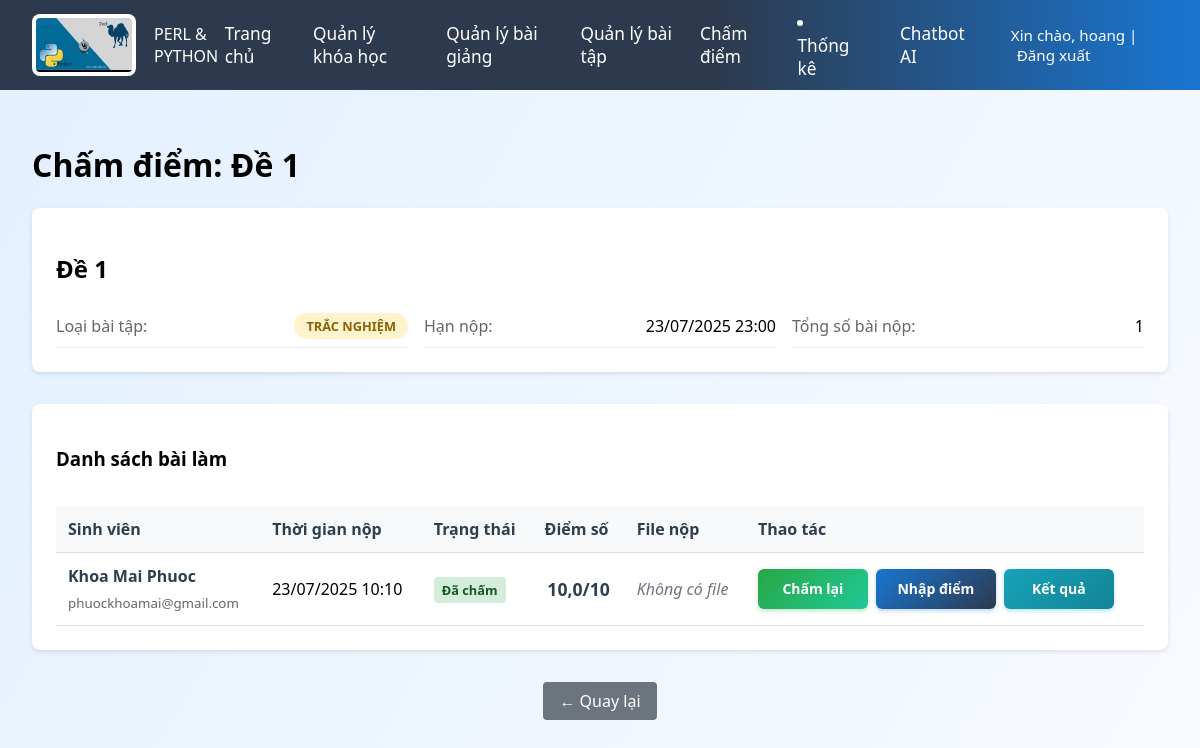
Screenshot of /chi-tiet-bai-tap/10/ (signed in) with the database file from the repository.
### teacherapp/models.py (models this page shows, shortened)
class BaiTap(models.Model):
    LOAI_BAITAP_CHOICES = [
        ('code', 'Lập trình (Python/Perl)'),
        ('quiz', 'Trắc nghiệm'),
    ]
    tieu_de = models.CharField("Tiêu đề", max_length=255)
    mo_ta = models.TextField("Mô tả")
    loai_baitap = models.CharField("Loại bài tập", max_length=10, choices=LOAI_BAITAP_CHOICES)
    han_nop = models.DateTimeField("Hạn nộp")
    nguoi_tao = models.ForeignKey(User, on_delete=models.CASCADE, verbose_name="Người tạo")
    khoa_hoc = models.ForeignKey('Course', on_delete=models.CASCADE, related_name='bai_tap_list', verbose_name="Khóa học", null=True, blank=True)
    ngay_tao = models.DateTimeField("Ngày tạo", auto_now_add=True)

class BaiLam(models.Model):
    sinh_vien = models.ForeignKey(User, on_delete=models.CASCADE, related_name='bai_lam')
    bai_tap = models.ForeignKey(BaiTap, on_delete=models.CASCADE, related_name='bai_lam')
    thoi_gian_nop = models.DateTimeField(auto_now_add=True)
    diem_so = models.FloatField(null=True, blank=True)
    da_cham = models.BooleanField(default=False)
    nhan_xet = models.TextField(null=True, blank=True)  # Nhận xét của giáo viên
    dap_an_json = models.JSONField(null=True, blank=True)  # Lưu đáp án sinh viên chọn
    so_cau_dung = models.IntegerField(null=True, blank=True)  # Số câu trả lời đúng
    tong_so_cau = models.IntegerField(null=True, blank=True)  # Tổng số câu hỏi
    code_nop = models.TextField(null=True, blank=True)  # Code sinh viên nộp
    file_nop = models.FileField(upload_to='bai_lam/', null=True, blank=True)  # File nộp (.py, .zip, etc.)
    ket_qua_test = models.JSONField(null=True, blank=True)  # Kết quả chạy test
    so_test_pass = models.IntegerField(null=True, blank=True)  # Số test case pass
    tong_so_test = models.IntegerField(null=True, blank=True)  # Tổng số test case
    class Meta:
        unique_together = ['sinh_vien', 'bai_tap']
        verbose_name = 'Bài Làm'
        verbose_name_plural = 'Bài Làm'

### teacherapp/views.py (the view)
# urls.py: path('chi-tiet-bai-tap/<int:bai_tap_id>/', views.chi_tiet_bai_tap, name='chi_tiet_bai_tap'),
@login_required
def chi_tiet_bai_tap(request, bai_tap_id):
    try:
        account = Account.objects.get(username=request.user.username)
        if not account.is_teacher:
            return redirect('student_home')
    except Account.DoesNotExist:
        return redirect('signin')
    bai_tap = get_object_or_404(BaiTap, id=bai_tap_id, nguoi_tao=request.user)
    bai_lam_list = BaiLam.objects.filter(bai_tap=bai_tap).select_related('sinh_vien').order_by('-thoi_gian_nop')
    for bai_lam in bai_lam_list:
        if bai_lam.file_nop:
            import os
            bai_lam.file_name = os.path.basename(bai_lam.file_nop.name)
        else:
            bai_lam.file_name = None
    context = {
        'bai_tap': bai_tap,
        'bai_lam_list': bai_lam_list,
        'title': f'Chấm điểm: {bai_tap.tieu_de}'
    }
    return render(request, 'teacher_page/chi_tiet_bai_tap.html', context)

### templates/teacher_page/chi_tiet_bai_tap.html (shortened to what this page needs)
{% extends 'teacher_page/gv_base.html' %}
{% load static %}
{% block extra_css %}
<link rel="stylesheet" href="{% static 'css/teacher/cham_diem.css' %}">
{% endblock %}
{% block content %}
<div class="container">
    <h1>{{ title }}</h1>
    <div class="assignment-info">
        <h2>{{ bai_tap.tieu_de }}</h2>
        <div class="info-grid">
            <div class="info-item">
                <label>Loại bài tập:</label>
                <span class="assignment-type {% if bai_tap.loai_baitap == 'code' %}code{% else %}quiz{% endif %}">
                    {% if bai_tap.loai_baitap == 'code' %}Lập trình{% else %}Trắc nghiệm{% endif %}
                </span>
            </div>
            <div class="info-item">
                <label>Hạn nộp:</label>
                <span>{{ bai_tap.han_nop|date:"d/m/Y H:i" }}</span>
            </div>
            <div class="info-item">
                <label>Tổng số bài nộp:</label>
                <span>{{ bai_lam_list|length }}</span>
            </div>
        </div>
    </div>
    <div class="submissions-list">
        <h3>Danh sách bài làm</h3>
        {% if bai_lam_list %}
        <div class="table-responsive">
            <table class="submissions-table">
                <thead>
                    <tr>
                        <th>Sinh viên</th>
                        <th>Thời gian nộp</th>
                        <th>Trạng thái</th>
                        <th>Điểm số</th>
                        <th>File nộp</th>
                        <th>Thao tác</th>
                    </tr>
                </thead>
                <tbody>
                    {% for bai_lam in bai_lam_list %}
                    <tr>
                        <td>
                            <div class="student-info">
                                <strong>{{ bai_lam.sinh_vien.get_full_name|default:bai_lam.sinh_vien.username }}</strong>
                                <small>{{ bai_lam.sinh_vien.email }}</small>
                            </div>
                        </td>
                        <td>{{ bai_lam.thoi_gian_nop|date:"d/m/Y H:i" }}</td>
                        <td>
                            <span class="status {% if bai_lam.da_cham %}graded{% else %}pending{% endif %}">
                                {% if bai_lam.da_cham %}Đã chấm{% else %}Chưa chấm{% endif %}
                            </span>
                        </td>
                        <td>
                            <span class="score">
                                {% if bai_lam.da_cham %}
                                    <strong>{{ bai_lam.diem_so|floatformat:1 }}/10</strong>
                                {% else %}
                                    <span class="no-score">--</span>
                                {% endif %}
                            </span>
                        </td>
                        <td>
                            {% if bai_lam.file_nop %}
                                <a href="{% url 'download_file' bai_lam.id %}" class="btn btn-sm btn-outline-primary" title="Tải xuống file">
                                    {% if bai_lam.file_name|slice:"-3:" == ".py" %}
                                    {% elif bai_lam.file_name|slice:"-4:" == ".zip" %}
                                    {% elif bai_lam.file_name|slice:"-4:" == ".rar" %}
                                    {% elif bai_lam.file_name|slice:"-4:" == ".pdf" %}
                                    {% elif bai_lam.file_name|slice:"-4:" == ".doc" or bai_lam.file_name|slice:"-5:" == ".docx" %}
                                    {% else %}
                                    {% endif %} {{ bai_lam.file_name }}
                                </a>
                            {% else %}
                                <span class="text-muted">Không có file</span>
                            {% endif %}
                        </td>
                        <td>
                            <div class="action-buttons">
                                {% if bai_tap.loai_baitap == 'quiz' %}
                                    <button class="btn btn-sm btn-primary action-btn" onclick="chamBaiTracNghiem({{ bai_lam.id }})">
                                        {% if bai_lam.da_cham %}Chấm lại{% else %}Chấm điểm{% endif %}
                                    </button>
                                {% else %}
                                    <button class="btn btn-sm btn-primary action-btn" onclick="chamBaiLapTrinh({{ bai_lam.id }})">
                                        {% if bai_lam.da_cham %}Chấm lại{% else %}Chấm điểm{% endif %}
                                    </button>
                                {% endif %}
                                <button class="btn btn-sm btn-warning action-btn" onclick="nhapDiem({{ bai_lam.id }}, '{{ bai_lam.diem_so|default:0 }}', '{{ bai_lam.nhan_xet|default:""|escapejs }}')">
                                    Nhập điểm
                                </button>
                                <a href="{% url 'ket_qua_cham_diem' bai_lam.id %}" class="btn btn-sm btn-info action-btn">
                                    Kết quả
                                </a>
                            </div>
                        </td>
                    </tr>
                    {% endfor %}
                </tbody>
            </table>
        </div>
        {% else %}
        <div class="empty-state">
            <p>Chưa có sinh viên nào nộp bài.</p>
        </div>
        {% endif %}
    </div>
    <div class="back-actions">
        <a href="{% url 'cham_diem' %}" class="btn btn-back">← Quay lại</a>
    </div>
</div>
{% endblock %}

### templates/teacher_page/gv_base.html (shortened to what this page needs)
{% load static %}
<!DOCTYPE html>
<html lang="vi">
<head>
    {% block extra_css %}{% endblock %}
    <link rel="stylesheet" href="{% static 'css/gv_header.css' %}">
</head>
<body>
    <header class="header">
        <div class="logo">
            <img src="{% static 'image/headerIcon.jpg' %}" alt="DTU Logo">
            <span class="gv-title">PERL & PYTHON</span>
        </div>
        <nav class="nav">
            <a href="{% url 'teacher_home' %}">Trang chủ</a>
           <a href="{% url 'course_management' %}">Quản lý khóa học</a>
            <a href="{% url 'lecture_list' %}">Quản lý bài giảng</a>
            <a href="{% url 'assignment_list' %}">Quản lý bài tập</a>
            <a href="{% url 'cham_diem' %}">Chấm điểm</a>
            <li><a href="{% url 'thong_ke_bao_cao' %}">Thống kê</a></li>
            <a href="{% url 'AIapp:ai_page' %}">Chatbot AI</a>
            <span class="lang">
                Xin chào, {{ user.first_name }} |
                <a href="{% url 'signout' %}">Đăng xuất</a>
            </span>
        </nav>
    </header>
    <main class="content">
        {% block content %}{% endblock %}
    </main>
</body>
</html>

### static/css/teacher/cham_diem.css (style rules this page uses)
.container { max-width: 1200px; margin: 0 auto; padding: 2rem; }
.assignment-type { padding: 0.25rem 0.75rem; border-radius: 20px; font-size: 0.8rem; font-weight: bold; text-transform: uppercase; }
.assignment-type.quiz { background: #fff3cd; color: #856404; }
.assignment-info { background: white; padding: 1.5rem; border-radius: 8px; box-shadow: 0 2px 4px rgba(0,0,0,0.1); margin-bottom: 2rem; }
.info-grid { display: grid; grid-template-columns: repeat(auto-fit, minmax(200px, 1fr)); gap: 1rem; margin-top: 1rem; }
.info-item { display: flex; justify-content: space-between; align-items: center; padding: 0.5rem 0; border-bottom: 1px solid #eee; }
.info-item label { font-weight: 500; color: #666; }
.submissions-list { background: white; padding: 1.5rem; border-radius: 8px; box-shadow: 0 2px 4px rgba(0,0,0,0.1); margin-bottom: 2rem; }
.table-responsive { overflow-x: auto; }
.submissions-table { width: 100%; border-collapse: collapse; margin-top: 1rem; }
.submissions-table th, .submissions-table td { padding: 0.75rem; text-align: left; border-bottom: 1px solid #ddd; }
.submissions-table th { background: #f8f9fa; font-weight: 600; color: #2c3e50; }
.student-info strong { display: block; margin-bottom: 0.25rem; color: #2c3e50; }
.student-info small { color: #666; }
.status { padding: 0.25rem 0.5rem; border-radius: 4px; font-size: 0.8rem; font-weight: bold; }
.status.graded { background: #d4edda; color: #155724; }
.score { font-weight: bold; font-size: 1.1rem; color: #2c3e50; }
.action-buttons { display: flex; gap: 0.5rem; flex-wrap: wrap; }
.btn { padding: 0.5rem 1rem; border: none; border-radius: 4px; cursor: pointer; text-decoration: none; display: inline-block; font-weight: 500; transition: all 0.3s ease; }
.btn-primary { background: #3498db; color: white; }
.btn-sm { padding: 0.25rem 0.5rem; font-size: 0.8rem; }
.back-actions { text-align: center; margin-top: 2rem; }
.btn-back { background: #6c757d; color: white; text-decoration: none; padding: 0.5rem 1rem; border-radius: 4px; display: inline-block; }
.score { display: flex; flex-direction: column; align-items: center; text-align: center; }
.text-muted { color: #6c757d !important; font-style: italic; }
.btn-warning { background: linear-gradient(135deg, #1976d2 0%, #2d3a4e 100%); color: white; border: none; padding: 0.75rem 1.5rem; border-radius: 6px; font-size: 1rem; font-weight: 600; cursor: pointer; transition: all 0.2s ease; min-width: 120px; }
.action-buttons { display: flex; gap: 8px; align-items: center; justify-content: flex-start; flex-wrap: nowrap; }
.action-btn { margin: 0; padding: 0.6rem 1.2rem; border-radius: 6px; font-weight: 600; font-size: 0.875rem; text-decoration: none; display: inline-flex; align-items: center; justify-content: center; transition: all 0.2s ease; border: none; cursor: pointer; width: 110px; height: 40px; line-height: 1; white-space: nowrap; text-align: center; box-sizing: border-box; }
.action-btn.btn-primary { background: linear-gradient(135deg, #28a745 0%, #20c997 100%); color: white; box-shadow: 0 2px 4px rgba(40, 167, 69, 0.3); }
.action-btn.btn-warning { background: linear-gradient(135deg, #1976d2 0%, #2d3a4e 100%); color: white; box-shadow: 0 2px 4px rgba(25, 118, 210, 0.3); }
.action-btn.btn-info { background: linear-gradient(135deg, #17a2b8 0%, #138496 100%); color: white; box-shadow: 0 2px 4px rgba(23, 162, 184, 0.3); }

### static/css/gv_header.css (style rules this page uses)
body { background: linear-gradient(120deg, #e3f0ff 0%, #f8fbff 100%); font-family: 'Segoe UI', Arial, sans-serif; margin: 0; padding: 0; min-height: 100vh; }
.header { background: linear-gradient(90deg, #2d3a4e 60%, #1976d2 100%); color: #fff; min-height: 90px; display: flex; align-items: center; justify-content: space-between; padding: 0 32px; }
.logo { display: flex; align-items: center; gap: 18px; }
.logo img { height: 54px; background: #fff; border-radius: 8px; padding: 4px; }
.nav { display: flex; gap: 28px; align-items: center; font-size: 1.08rem; }
.nav a { color: #fff; text-decoration: none; font-weight: 500; transition: color 0.2s; }
.lang { margin-left: 18px; font-size: 0.95rem; }
.lang a { color: #fff; margin-left: 6px; text-decoration: none; }

### templates/teacher_page/gv_base.html (style rules this page uses)
* { font-family: 'Segoe UI', Tahoma, Geneva, Verdana, sans-serif; -webkit-font-feature-settings: "liga", "kern"; font-feature-settings: "liga", "kern"; }
body { text-rendering: optimizeLegibility; -webkit-font-smoothing: antialiased; -moz-osx-font-smoothing: grayscale; }

### rows the page displays
BaiTap: tieu_de "Đề 1", han_nop "23/07/2025 23:00"
BaiLam: sinh_vien.get_full_name "Khoa Mai Phuoc", sinh_vien.email "phuockhoamai@gmail.com", thoi_gian_nop "23/07/2025 10:10", da_cham "Đã chấm", diem_so "10,0", file_nop "Không có file"

### other values shown
{{ user.first_name }} "hoang"
{{ title }} "Chấm điểm: Đề 1"
{{ bai_lam_list|length }} "1"
